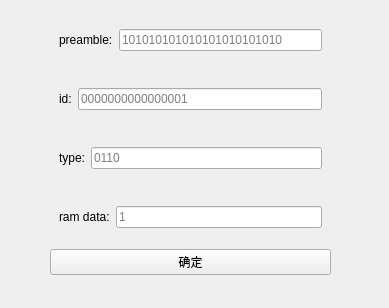
<?xml version="1.0" encoding="UTF-8"?>
<ui version="4.0">
 <class>domain6</class>
 <widget class="QWidget" name="domain6">
  <property name="geometry">
   <rect>
    <x>0</x>
    <y>0</y>
    <width>389</width>
    <height>308</height>
   </rect>
  </property>
  <property name="windowTitle">
   <string>Domain6参数配置</string>
  </property>
  <widget class="QWidget" name="layoutWidget">
   <property name="geometry">
    <rect>
     <x>50</x>
     <y>20</y>
     <width>281</width>
     <height>255</height>
    </rect>
   </property>
   <layout class="QVBoxLayout" name="verticalLayout_2">
    <item>
     <layout class="QVBoxLayout" name="verticalLayout">
      <item>
       <widget class="QWidget" name="widget" native="true">
        <layout class="QHBoxLayout" name="horizontalLayout">
         <item>
          <widget class="QLabel" name="label">
           <property name="text">
            <string>preamble:</string>
           </property>
          </widget>
         </item>
         <item>
          <widget class="QLineEdit" name="lEditPreamble">
           <property name="inputMask">
            <string>bbbbbbbbbbbbbbbbbbbbbbbb</string>
           </property>
           <property name="placeholderText">
            <string>101010101010101010101010</string>
           </property>
          </widget>
         </item>
        </layout>
       </widget>
      </item>
      <item>
       <spacer name="verticalSpacer_3">
        <property name="orientation">
         <enum>Qt::Vertical</enum>
        </property>
        <property name="sizeHint" stdset="0">
         <size>
          <width>20</width>
          <height>17</height>
         </size>
        </property>
       </spacer>
      </item>
      <item>
       <widget class="QWidget" name="widget_2" native="true">
        <layout class="QHBoxLayout" name="horizontalLayout_2">
         <item>
          <widget class="QLabel" name="label_2">
           <property name="text">
            <string>id:</string>
           </property>
          </widget>
         </item>
         <item>
          <widget class="QLineEdit" name="lEditId">
           <property name="inputMask">
            <string>bbbbbbbbbbbbbbbb</string>
           </property>
           <property name="placeholderText">
            <string>0000000000000001</string>
           </property>
          </widget>
         </item>
        </layout>
       </widget>
      </item>
      <item>
       <spacer name="verticalSpacer_2">
        <property name="orientation">
         <enum>Qt::Vertical</enum>
        </property>
        <property name="sizeHint" stdset="0">
         <size>
          <width>20</width>
          <height>17</height>
         </size>
        </property>
       </spacer>
      </item>
      <item>
       <widget class="QWidget" name="widget_3" native="true">
        <layout class="QHBoxLayout" name="horizontalLayout_3">
         <item>
          <widget class="QLabel" name="label_3">
           <property name="text">
            <string>type:</string>
           </property>
          </widget>
         </item>
         <item>
          <widget class="QLineEdit" name="lEditType">
           <property name="inputMask">
            <string>bbbb</string>
           </property>
           <property name="placeholderText">
            <string>0110</string>
           </property>
          </widget>
         </item>
        </layout>
       </widget>
      </item>
      <item>
       <spacer name="verticalSpacer">
        <property name="orientation">
         <enum>Qt::Vertical</enum>
        </property>
        <property name="sizeHint" stdset="0">
         <size>
          <width>20</width>
          <height>17</height>
         </size>
        </property>
       </spacer>
      </item>
      <item>
       <widget class="QWidget" name="widget_4" native="true">
        <layout class="QHBoxLayout" name="horizontalLayout_4">
         <item>
          <widget class="QLabel" name="label_4">
           <property name="text">
            <string>ram data:</string>
           </property>
          </widget>
         </item>
         <item>
          <widget class="QLineEdit" name="lEditRamData">
           <property name="inputMask">
            <string/>
           </property>
           <property name="placeholderText">
            <string>1</string>
           </property>
          </widget>
         </item>
        </layout>
       </widget>
      </item>
     </layout>
    </item>
    <item>
     <spacer name="verticalSpacer_4">
      <property name="orientation">
       <enum>Qt::Vertical</enum>
      </property>
      <property name="sizeHint" stdset="0">
       <size>
        <width>20</width>
        <height>17</height>
       </size>
      </property>
     </spacer>
    </item>
    <item>
     <widget class="QPushButton" name="btnConfirm6">
      <property name="text">
       <string>确定</string>
      </property>
     </widget>
    </item>
   </layout>
  </widget>
 </widget>
 <resources/>
 <connections/>
</ui>
